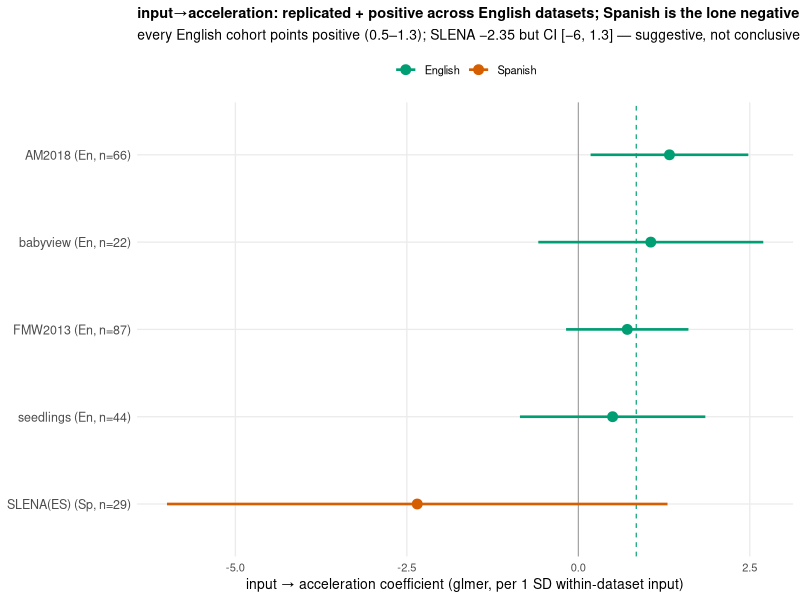

Source code (R):
## input->acceleration per dataset, colored by language. All four ENGLISH datasets point
## positive (replicated, ~0.5-1.3, clustering near the pooled glmer ~0.85); SLENA Spanish is
## the lone negative -- suggestive of a possible language difference, but its CI is too wide to
## confirm (29 kids, input at one age). Motivates a language-varying gamma_in test.
## RUN LOCALLY. -> figs/input_accel_by_dataset.png
suppressPackageStartupMessages({library(dplyr); library(ggplot2); library(here); library(readr)})

d <- read_csv(here("studies/io_proc_glmer/results/input_accel_by_dataset.csv"), show_col_types = FALSE) %>%
  mutate(lab = factor(sprintf("%s (%s, n=%d)", dataset, substr(language,1,2), n_kids)))
EN_POOL <- 0.845                                            # glmer both_common (English, 142) reference

d <- d %>% arrange(language, -est) %>% mutate(lab = factor(lab, levels = rev(lab)))
p <- ggplot(d, aes(est, lab, color = language)) +
  geom_vline(xintercept = 0, linewidth = 0.3, color = "grey55") +
  geom_vline(xintercept = EN_POOL, linetype = "dashed", linewidth = 0.4, color = "#009E73") +
  geom_linerange(aes(xmin = lo, xmax = hi), linewidth = 0.9) +
  geom_point(size = 3) +
  scale_color_manual(values = c(English = "#009E73", Spanish = "#D55E00"), name = NULL) +
  labs(x = "input → acceleration coefficient (glmer, per 1 SD within-dataset input)", y = NULL,
       title = "input→acceleration: replicated + positive across English datasets; Spanish is the lone negative",
       subtitle = "every English cohort points positive (0.5–1.3); SLENA −2.35 but CI [−6, 1.3] — suggestive, not conclusive") +
  theme_minimal(base_size = 10) +
  theme(panel.grid.minor = element_blank(), legend.position = "top",
        plot.title = element_text(face = "bold", size = 10.5), axis.text.y = element_text(size = 9))
ggsave(here("studies/io_proc_glmer/figs/input_accel_by_dataset.png"), p, width = 9, height = 3.8, dpi = 140)
cat("wrote figs/input_accel_by_dataset.png\n")
